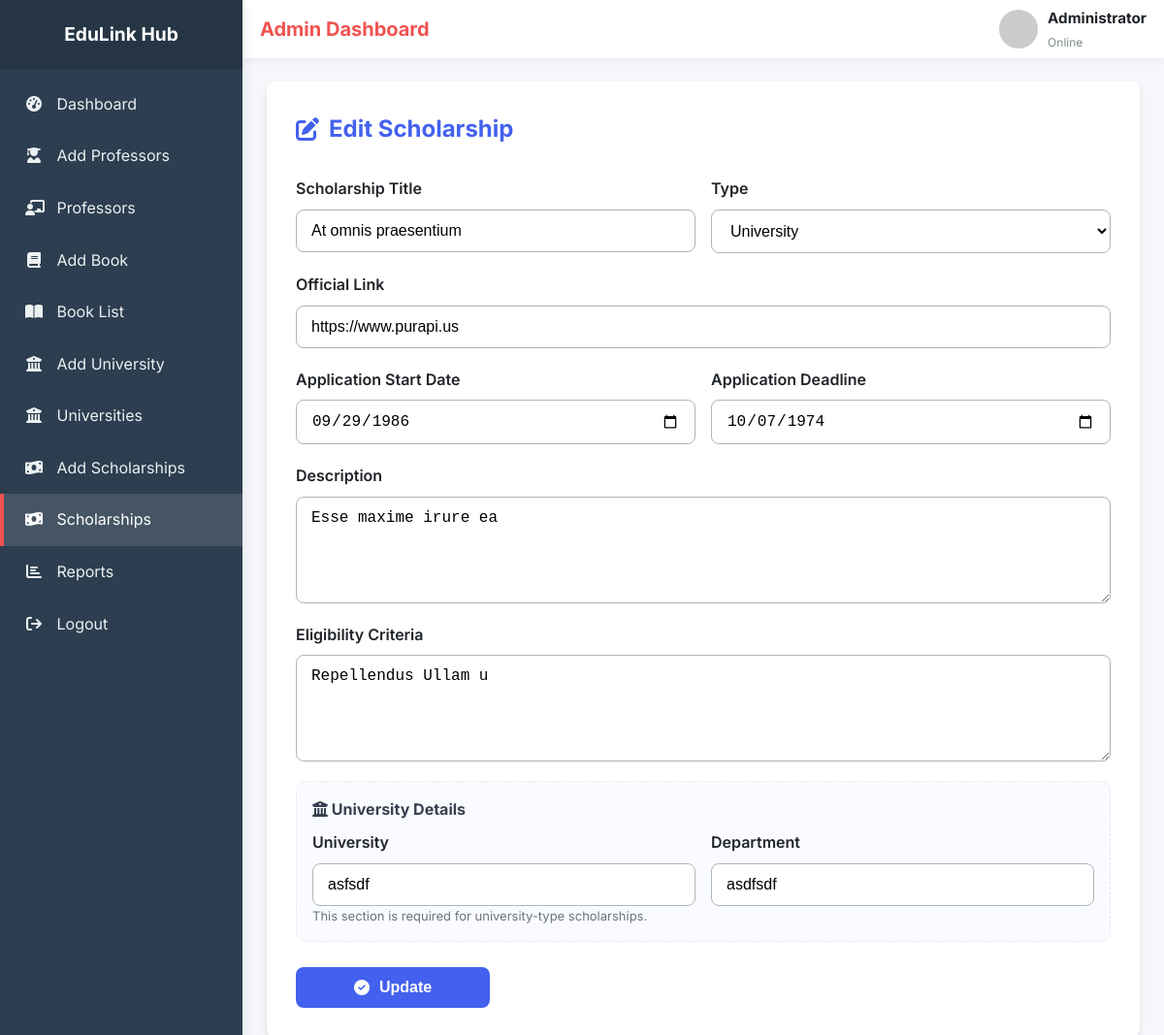
The page /admin/edit-scholarship.php?id=9 on the database its author committed.
### tables this page shows
CREATE TABLE `fundings` (
  `id` int(11) NOT NULL,
  `type` enum('university','professor') NOT NULL,
  `title` varchar(255) NOT NULL,
  `description` text NOT NULL,
  `link` varchar(255) NOT NULL,
  `eligibilityCriteria` text DEFAULT NULL,
  `applyDate` date DEFAULT NULL,
  `applicationDeadline` date DEFAULT NULL,
  `university` varchar(255) DEFAULT NULL,
  `department` varchar(255) DEFAULT NULL,
  `professor_id` int(11) DEFAULT NULL,
  `createdAt` timestamp NOT NULL DEFAULT current_timestamp(),
  `updatedAt` timestamp NOT NULL DEFAULT current_timestamp() ON UPDATE current_timestamp()
);

### admin/edit-scholarship.php (the view, shortened to what this page needs)
<?php
require '../config/database.php';
$id = isset($_GET['id']) ? (int)$_GET['id'] : 0;
$funding = null;
if ($stmt = mysqli_prepare($conn, "SELECT id, type, title, description, link, eligibilityCriteria, applyDate, applicationDeadline, university, department, professor_id FROM fundings WHERE id = ?")) {
    mysqli_stmt_bind_param($stmt, 'i', $id);
    mysqli_stmt_execute($stmt);
    $res = mysqli_stmt_get_result($stmt);
    $funding = mysqli_fetch_assoc($res);
}
$old = $_SESSION['edit-scholarship-data'] ?? [];
$val = function ($key) use ($old, $funding) {
    return isset($old[$key]) ? $old[$key] : ($funding[$key] ?? '');
};
$ot = strtolower($val('type'));
$showUni  = ($ot === 'university');
?>
<!DOCTYPE html>
<html lang="en">
<head>
    <link href="https://cdnjs.cloudflare.com/ajax/libs/font-awesome/6.5.2/css/all.min.css" rel="stylesheet">
    <link rel="stylesheet" href="styles/add-scholarship.css">
    <link rel="stylesheet" href="styles/style.css">
</head>
<body>
    <?php include __DIR__ . '/common/sidebar.php'; ?>
    <main class="main-content">
        <?php include __DIR__ . '/common/navbar.php'; ?>
        <div class="content">
            <h1 class="page-title"><i class="fa-solid fa-pen-to-square"></i> Edit Scholarship</h1>
            <form class="sch-form" action="logic/edit-scholarship-logic.php" method="post" novalidate>
                <div class="form-row">
                    <div class="form-group">
                        <label for="title">Scholarship Title</label>
                        <input
                            type="text"
                            id="title"
                            name="title"
                            required
                            placeholder="e.g., Full Tuition Merit Scholarship"
                            value="<?= htmlspecialchars($val('title')) ?>">
                    </div>
                    <div class="form-group">
                        <label for="type">Type</label>
                        <select id="type" name="type" required>
                            <option value="university" <?= $ot === 'university' ? 'selected' : '' ?>>University</option>
                        </select>
                    </div>
                </div>
                <div class="form-group">
                    <label for="link">Official Link</label>
                    <input
                        type="url"
                        id="link"
                        name="link"
                        required
                        placeholder="https://example.edu/scholarships/merit-2025"
                        value="<?= htmlspecialchars($val('link')) ?>">
                </div>
                <div class="form-row">
                    <div class="form-group">
                        <label for="applyDate">Application Start Date</label>
                        <input type="date" id="applyDate" name="applyDate" value="<?= htmlspecialchars($val('applyDate')) ?>">
                    </div>
                    <div class="form-group">
                        <label for="applicationDeadline">Application Deadline</label>
                        <input type="date" id="applicationDeadline" name="applicationDeadline" value="<?= htmlspecialchars($val('applicationDeadline')) ?>">
                    </div>
                </div>
                <div class="form-group">
                    <label for="description">Description</label>
                    <textarea id="description" name="description" placeholder="Brief description of the scholarship, benefits, duration, etc."><?= htmlspecialchars($val('description')) ?></textarea>
                </div>
                <div class="form-group">
                    <label for="eligibilityCriteria">Eligibility Criteria</label>
                    <textarea id="eligibilityCriteria" name="eligibilityCriteria" placeholder="Eligibility requirements (e.g., GPA, nationality, discipline)"><?= htmlspecialchars($val('eligibilityCriteria')) ?></textarea>
                </div>
                <div id="universitySection" class="section" style="<?= $showUni ? '' : 'display:none;' ?>">
                    <div class="section-title"><i class="fa-solid fa-building-columns"></i> University Details</div>
                    <div class="form-row">
                        <div class="form-group">
                            <label for="university">University</label>
                            <input type="text" id="university" name="university"
                                placeholder="e.g., University of XYZ"
                                <?= $showUni ? 'required' : '' ?>
                                value="<?= htmlspecialchars($val('university')) ?>">
                        </div>
                        <div class="form-group">
                            <label for="department">Department</label>
                            <input type="text" id="department" name="department"
                                placeholder="e.g., Computer Science"
                                <?= $showUni ? 'required' : '' ?>
                                value="<?= htmlspecialchars($val('department')) ?>">
                        </div>
                    </div>
                    <div class="hint">This section is required for university-type scholarships.</div>
                </div>
                <button type="submit" name="submit" class="submit-btn">
                    <i class="fa-solid fa-check-circle"></i> Update
                </button>
            </form>
        </div>
    </main>
</body>
</html>

### admin/styles/add-scholarship.css (style rules this page uses)
:root { --primary-color: #4361ee; --secondary-color: #3f37c9; --accent-color: #4895ef; --light-color: #f8f9fa; --dark-color: #212529; --success-color: #4cc9f0; --warning-color: #f72585; --gray-color: #adb5bd; --border-radius: 8px; --box-shadow: 0 4px 6px rgba(0, 0, 0, 0.1); --transition: all 0.3s ease; }
* { margin: 0; padding: 0; box-sizing: border-box; }
body { font-family: "Inter", sans-serif; background-color: #f5f7fa; color: var(--dark-color); line-height: 1.6; display: flex; min-height: 100vh; }
.main-content { flex: 1; margin-left: 250px; }
.content { background-color: #fff; border-radius: var(--border-radius); padding: 30px; box-shadow: var(--box-shadow); max-width: 900px; margin: 24px auto; }
.page-title { font-size: 24px; margin-bottom: 30px; color: var(--primary-color); display: flex; align-items: center; gap: 10px; font-weight: 700; }
.sch-form { display: flex; flex-direction: column; gap: 20px; }
.form-row { display: grid; grid-template-columns: 1fr 1fr; gap: 16px; }
.form-group { display: flex; flex-direction: column; gap: 8px; }
.form-group label { font-weight: 600; color: var(--dark-color); }
.form-group input[type="text"], .form-group input[type="url"], .form-group input[type="date"], .form-group select, .form-group textarea { padding: 12px 15px; border: 1px solid var(--gray-color); border-radius: var(--border-radius); font-size: 16px; transition: var(--transition); background: #fff; }
.form-group textarea { min-height: 110px; resize: vertical; }
.form-group input::placeholder, .form-group textarea::placeholder { color: var(--gray-color); }
.section { border: 1px dashed #e5e7eb; border-radius: 10px; padding: 16px; background: #fafbff; }
.section-title { font-weight: 700; color: #374151; margin-bottom: 8px; }
.hint { font-size: 13px; color: #6c757d; }
.submit-btn { background-color: var(--primary-color); color: white; border: none; padding: 12px 20px; border-radius: var(--border-radius); font-size: 16px; font-weight: 600; cursor: pointer; transition: var(--transition); display: inline-flex; align-items: center; justify-content: center; gap: 10px; margin-top: 6px; width: 200px; }

### admin/styles/style.css (style rules this page uses)
:root { --primary-color: #4361ee; --secondary-color: #3f37c9; --accent-color: #4895ef; --light-color: #f8f9fa; --dark-color: #212529; --success-color: #22c55e; --warning-color: #f72585; --gray-200: #e5e7eb; --radius: 12px; --shadow: 0 8px 20px rgba(2, 6, 23, 0.1); }

### rows shown on the page
fundings: title "At omnis praesentium", type "University", link "https://www.purapi.us", applyDate "09/29/1986", applicationDeadline "10/07/1974", description "Esse maxime irure ea", eligibilityCriteria "Repellendus Ullam u", university "asfsdf", department "asdfsdf"

### other values the page prints
$label "Dashboard Add Professors Professors Add Book Book List Add University Universities Add Scholarships Scholarships Reports Logout"
$admin_name "Administrator"
